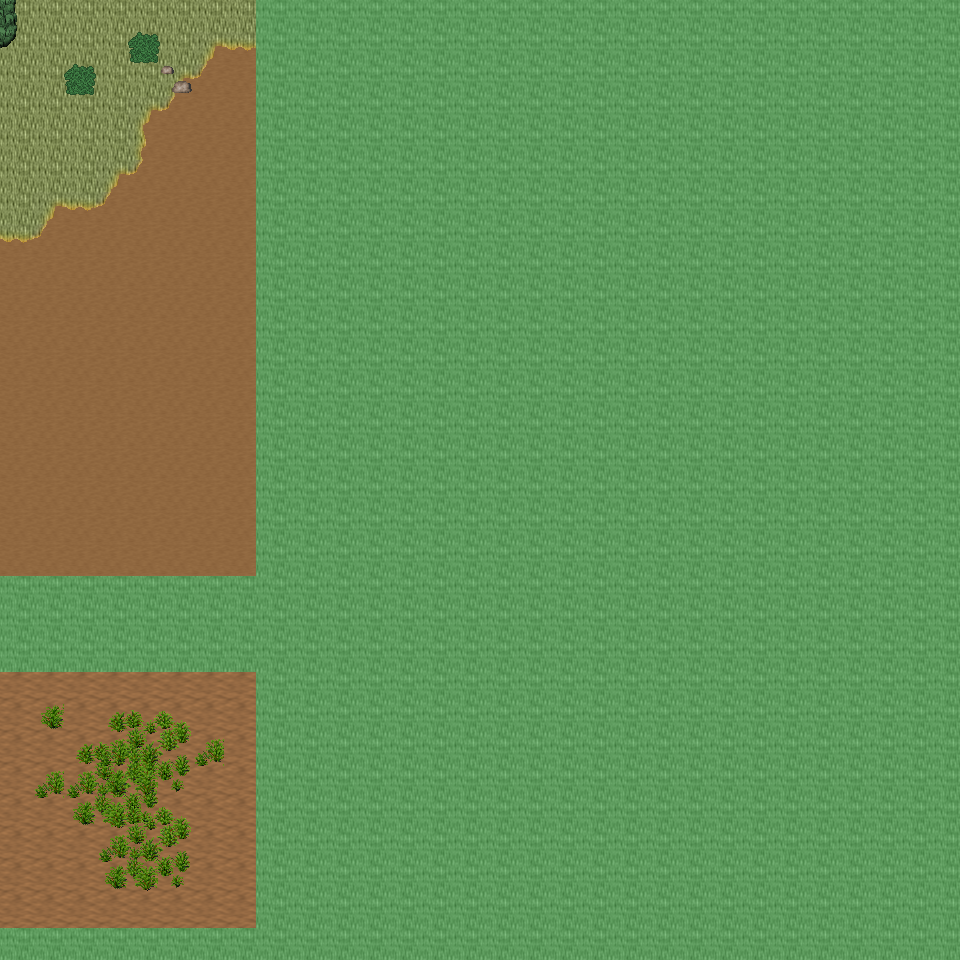

This game map was drawn from its Tiled (.tmx) file and the tilesets committed beside it. A one-line description and the trimmed map source follow:
An orthogonal 30x30 tile map with 32x32 px tiles, 6 tile layers (Ground, Object, Object2, Above, ...), 44 tilesets and 3 objects (3x mapchange).

<map version="1.0" orientation="orthogonal" renderorder="right-down" width="30" height="30" tilewidth="32" tileheight="32" nextobjectid="4">
  <tileset firstgid="1" name="tileset_ground_ground" tilewidth="32" tileheight="32" tilecount="33" columns="3">
    <image source="../drawable/tileset_ground_ground.png" width="96" height="352" />
  </tileset>
  <tileset firstgid="34" name="tileset_ground_ground_2" tilewidth="32" tileheight="32" tilecount="4" columns="4">
    <image source="../drawable/tileset_ground_ground_2.png" width="128" height="32" />
  </tileset>
  <tileset firstgid="38" name="tileset_ground_ridge_earth_dark" tilewidth="32" tileheight="32" tilecount="96" columns="12">
    <image source="../drawable/tileset_ground_ridge_earth_dark.png" width="384" height="256" />
  </tileset>
  <tileset firstgid="134" name="tileset_plant_grasses" tilewidth="32" tileheight="32" tilecount="6" columns="3">
    <image source="../drawable/tileset_plant_grasses.png" width="96" height="64" />
  </tileset>
  <tileset firstgid="140" name="tileset_plant_bush_bushes" tilewidth="32" tileheight="32" tilecount="10" columns="5">
    <image source="../drawable/tileset_plant_bush_bushes.png" width="160" height="64" />
  </tileset>
  <tileset firstgid="150" name="tileset_plant_flower_daisy_white" tilewidth="32" tileheight="32" tilecount="8" columns="2">
    <image source="../drawable/tileset_plant_flower_daisy_white.png" width="64" height="128" />
  </tileset>
  <tileset firstgid="158" name="tileset_building_fence_fence_chunky" tilewidth="32" tileheight="32" tilecount="21" columns="3">
    <image source="../drawable/tileset_building_fence_fence_chunky.png" width="96" height="224" />
  </tileset>
  <tileset firstgid="179" name="tileset_ground_rock_rocks_2" tilewidth="32" tileheight="32" tilecount="4" columns="2">
    <image source="../drawable/tileset_ground_rock_rocks_2.png" width="64" height="64" />
  </tileset>
  <tileset firstgid="183" name="tileset_building_roof_green" tilewidth="32" tileheight="32" tilecount="20" columns="5">
    <image source="../drawable/tileset_building_roof_green.png" width="160" height="128" />
  </tileset>
  <tileset firstgid="203" name="tileset_building_wall_wall_brown" tilewidth="32" tileheight="32" tilecount="12" columns="3">
    <image source="../drawable/tileset_building_wall_wall_brown.png" width="96" height="128" />
  </tileset>
  <tileset firstgid="215" name="tileset_plant_flower_daisy_red" tilewidth="32" tileheight="32" tilecount="8" columns="2">
    <image source="../drawable/tileset_plant_flower_daisy_red.png" width="64" height="128" />
  </tileset>
  <tileset firstgid="223" name="tileset_item_corpse_huge_animal" tilewidth="32" tileheight="32" tilecount="16" columns="2">
    <image source="../drawable/tileset_item_corpse_huge_animal.png" width="64" height="256" />
  </tileset>
  <tileset firstgid="239" name="tileset_plant_stump_rectangular" tilewidth="32" tileheight="32" tilecount="4" columns="2">
    <image source="../drawable/tileset_plant_stump_rectangular.png" width="64" height="64" />
  </tileset>
  <tileset firstgid="243" name="tileset_ground_rock_pebbles" tilewidth="32" tileheight="32" tilecount="3" columns="1">
    <image source="../drawable/tileset_ground_rock_pebbles.png" width="32" height="96" />
  </tileset>
  <tileset firstgid="246" name="tileset_plant_tree_tree_green" tilewidth="32" tileheight="32" tilecount="88" columns="8">
    <image source="../drawable/tileset_plant_tree_tree_green.png" width="256" height="352" />
  </tileset>
  <tileset firstgid="334" name="tileset_item_pot_dark_barrel" tilewidth="32" tileheight="32" tilecount="2" columns="1">
    <image source="../drawable/tileset_item_pot_dark_barrel.png" width="32" height="64" />
  </tileset>
  <tileset firstgid="336" name="tileset_plant_leaves" tilewidth="32" tileheight="32" tilecount="8" columns="4">
    <image source="../drawable/tileset_plant_leaves.png" width="128" height="64" />
  </tileset>
  <tileset firstgid="344" name="tileset_item_statue_cross" tilewidth="32" tileheight="32" tilecount="1" columns="1">
    <image source="../drawable/tileset_item_statue_cross.png" width="32" height="32" />
  </tileset>
  <tileset firstgid="345" name="tileset_ground_ladder_vertical_dark" tilewidth="32" tileheight="32" tilecount="3" columns="3">
    <image source="../drawable/tileset_ground_ladder_vertical_dark.png" width="96" height="32" />
  </tileset>
  <tileset firstgid="348" name="tileset_furniture_light_dark_torch" tilewidth="32" tileheight="32" tilecount="8" columns="2">
    <image source="../drawable/tileset_furniture_light_dark_torch.png" width="64" height="128" />
  </tileset>
  <tileset firstgid="356" name="tileset_building_door_door_n" tilewidth="32" tileheight="32" tilecount="6" columns="3">
    <image source="../drawable/tileset_building_door_door_n.png" width="96" height="64" />
  </tileset>
  <tileset firstgid="362" name="tileset_building_window_window_long" tilewidth="32" tileheight="32" tilecount="3" columns="3">
    <image source="../drawable/tileset_building_window_window_long.png" width="96" height="32" />
  </tileset>
  <tileset firstgid="365" name="tileset_building_roof_yellow" tilewidth="32" tileheight="32" tilecount="20" columns="5">
    <image source="../drawable/tileset_building_roof_yellow.png" width="160" height="128" />
  </tileset>
  <tileset firstgid="385" name="tileset_plant_vine" tilewidth="32" tileheight="32" tilecount="3" columns="1">
    <image source="../drawable/tileset_plant_vine.png" width="32" height="96" />
  </tileset>
  <tileset firstgid="388" name="tileset_logic_collision" tilewidth="32" tileheight="32" tilecount="1" columns="1">
    <image source="../drawable/tileset_logic_collision.png" width="32" height="32" />
  </tileset>
  <tileset firstgid="389" name="tileset_ground_green_paving" tilewidth="32" tileheight="32" tilecount="18" columns="3">
    <image source="../drawable/tileset_ground_green_paving.png" width="96" height="192" />
  </tileset>
  <tileset firstgid="407" name="tileset_ground_grass_2" tilewidth="32" tileheight="32" tilecount="21" columns="3">
    <image source="../drawable/tileset_ground_grass_2.png" width="96" height="224" />
  </tileset>
  <tileset firstgid="428" name="tileset_ground_earth_edges" tilewidth="32" tileheight="32" tilecount="18" columns="6">
    <image source="../drawable/tileset_ground_earth_edges.png" width="192" height="96" />
  </tileset>
  <tileset firstgid="446" name="tileset_ground_grass_corners" tilewidth="32" tileheight="32" tilecount="24" columns="6">
    <image source="../drawable/tileset_ground_grass_corners.png" width="192" height="128" />
  </tileset>
  <tileset firstgid="470" name="tileset_ground_earth_edges_yellowgreen" tilewidth="32" tileheight="32" tilecount="15" columns="5">
    <image source="../drawable/tileset_ground_earth_edges_yellowgreen.png" width="160" height="96" />
  </tileset>
  <tileset firstgid="485" name="tileset_ground_water_pool" tilewidth="32" tileheight="32" tilecount="72" columns="3">
    <image source="../drawable/tileset_ground_water_pool.png" width="96" height="768" />
  </tileset>
  <tileset firstgid="557" name="tileset_building_house_pink_blue" tilewidth="32" tileheight="32" tilecount="99" columns="11">
    <image source="../drawable/tileset_building_house_pink_blue.png" width="352" height="288" />
  </tileset>
  <tileset firstgid="656" name="tileset_plant_flower_foxgloves" tilewidth="32" tileheight="32" tilecount="4" columns="2">
    <image source="../drawable/tileset_plant_flower_foxgloves.png" width="64" height="64" />
  </tileset>
  <tileset firstgid="660" name="tileset_plant_tree_evergreen" tilewidth="32" tileheight="32" tilecount="36" columns="3">
    <image source="../drawable/tileset_plant_tree_evergreen.png" width="96" height="384" />
  </tileset>
  <tileset firstgid="696" name="tileset_plant_tree_spruce" tilewidth="32" tileheight="32" tilecount="6" columns="2">
    <image source="../drawable/tileset_plant_tree_spruce.png" width="64" height="96" />
  </tileset>
  <tileset firstgid="702" name="tileset_plant_bush_large_green" tilewidth="32" tileheight="32" tilecount="9" columns="3">
    <image source="../drawable/tileset_plant_bush_large_green.png" width="96" height="96" />
  </tileset>
  <tileset firstgid="711" name="tileset_plant_stump_hollow_logs" tilewidth="32" tileheight="32" tilecount="6" columns="3">
    <image source="../drawable/tileset_plant_stump_hollow_logs.png" width="96" height="64" />
  </tileset>
  <tileset firstgid="717" name="tileset_plant_stump_small_stump" tilewidth="32" tileheight="32" tilecount="4" columns="2">
    <image source="../drawable/tileset_plant_stump_small_stump.png" width="64" height="64" />
  </tileset>
  <tileset firstgid="721" name="tileset_plant_bush_bush_pinks" tilewidth="32" tileheight="32" tilecount="4" columns="2">
    <image source="../drawable/tileset_plant_bush_bush_pinks.png" width="64" height="64" />
  </tileset>
  <tileset firstgid="725" name="tileset_building_outhouse" tilewidth="32" tileheight="32" tilecount="12" columns="3">
    <image source="../drawable/tileset_building_outhouse.png" width="96" height="128" />
  </tileset>
  <tileset firstgid="737" name="tileset_item_pot_wooden_bins" tilewidth="32" tileheight="32" tilecount="4" columns="2">
    <image source="../drawable/tileset_item_pot_wooden_bins.png" width="64" height="64" />
  </tileset>
  <tileset firstgid="741" name="tileset_ground_dry_grass" tilewidth="32" tileheight="32" tilecount="54" columns="9">
    <image source="../drawable/tileset_ground_dry_grass.png" width="288" height="192" />
  </tileset>
  <tileset firstgid="795" name="tileset_ground_grass_edges" tilewidth="32" tileheight="32" tilecount="36" columns="12">
    <image source="../drawable/tileset_ground_grass_edges.png" width="384" height="96" />
  </tileset>
  <tileset firstgid="831" name="tileset_building_huts" tilewidth="32" tileheight="32" tilecount="338" columns="26">
    <image source="../drawable/tileset_building_huts.png" width="832" height="416" />
  </tileset>
  <layer name="Ground" width="30" height="30">
    <data>[900 cells, 900 non-empty, 5 distinct tile ids]</data>
  </layer>
  <layer name="Object" width="30" height="30">
    <data>[900 cells, 320 non-empty, 47 distinct tile ids]</data>
  </layer>
  <layer name="Object2" width="30" height="30">
    <data>[900 cells, 33 non-empty, 13 distinct tile ids]</data>
  </layer>
  <layer name="Above" width="30" height="30">
    <data>[900 cells, 0 non-empty, 0 distinct tile ids]</data>
  </layer>
  <layer name="Above2" width="30" height="30">
    <data>[900 cells, 0 non-empty, 0 distinct tile ids]</data>
  </layer>
  <layer name="Walkable" width="30" height="30">
    <data>[900 cells, 692 non-empty, 1 distinct tile ids]</data>
  </layer>
  <objectgroup name="MapEvents">
    <object id="1" name="north" type="mapchange" x="0" y="0" width="256" height="32">
      <properties>
        <property name="map" value="0_ados_mountain_n2_w2_x3_y1" />
        <property name="place" value="south" />
      </properties>
    </object>
    <object id="2" name="west" type="mapchange" x="0" y="0" width="32" height="576">
      <properties>
        <property name="map" value="0_ados_mountain_n2_w2_x2_y2" />
        <property name="place" value="east" />
      </properties>
    </object>
    <object id="3" name="west2" type="mapchange" x="0" y="672" width="32" height="256">
      <properties>
        <property name="map" value="0_ados_mountain_n2_w2_x2_y2" />
        <property name="place" value="east2" />
      </properties>
    </object>
  </objectgroup>
</map>
